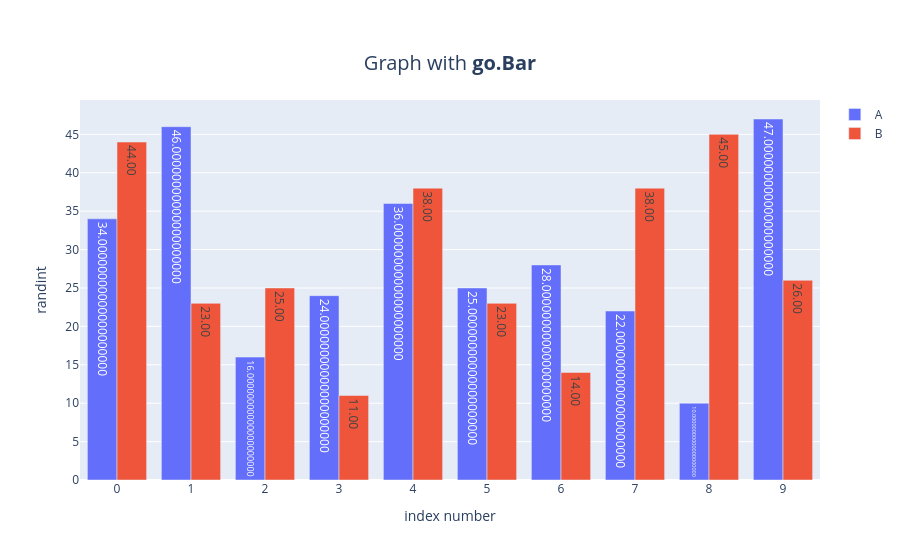

Here is the notebook cell this chart was saved with:
### Code cell
import pandas as pd
import numpy as np
import plotly.graph_objects as go

df= pd.DataFrame({
    "A": np.random.randint(10,50, size=10),  # 디폴트 값: 0-9 사이의 정수를 난수형태로 생성 #생성범위 설정 가능 #size: 갯수
    "B": np.random.randint(10,50, size=10),
})

fig = go.Figure()

fig.add_trace(
    go.Bar(
        x=df.index, y=df["A"], name="A", text=df["A"], textposition="auto", texttemplate="%{y:.32f}"  # 소숫점 2번째 자리까지만 표기
    )
)
fig.add_trace(
    go.Bar(
        x=df.index, y=df["B"], name="B", text=df["B"], textposition="auto",texttemplate="%{y:.2f}"
    )
)

fig .update_layout(
    {
        "title":{
            "text":"Graph with <b>go.Bar</b>",  #<b></b> : 볼드처리
            "x": 0.5, 
            "y": 0.9,
            "font": {
                "size":20
            }
        },
        "showlegend" : True,
        "xaxis": {
            "title": "index number",
            "showticklabels" :True,
            "dtick": 1
        },
        "yaxis" :{
            "title": "randint"
        },
        "autosize"  :True #반응형 그래프 : 화면에 따라 너비나 높이를 자동으로 줄이거나 늘림
    }    
)

fig.show()

### Figure 1 — Plotly figure (JSON) as saved in the notebook; plotly's stock layout.template omitted (floating-point values rounded to 4 significant figures)
{"data": [{"name": "A", "text": [34, 46, 16, 24, 36, 25, 28, 22, 10, 47], "textposition": "auto", "texttemplate": "%{y:.32f}", "type": "bar", "x": [0, 1, 2, 3, 4, 5, 6, 7, 8, 9], "y": [34, 46, 16, 24, 36, 25, 28, 22, 10, 47]}, {"name": "B", "text": [44, 23, 25, 11, 38, 23, 14, 38, 45, 26], "textposition": "auto", "texttemplate": "%{y:.2f}", "type": "bar", "x": [0, 1, 2, 3, 4, 5, 6, 7, 8, 9], "y": [44, 23, 25, 11, 38, 23, 14, 38, 45, 26]}], "layout": {"autosize": true, "showlegend": true, "title": {"font": {"size": 20}, "text": "Graph with <b>go.Bar</b>", "x": 0.5, "y": 0.9}, "xaxis": {"dtick": 1, "showticklabels": true, "title": {"text": "index number"}}, "yaxis": {"title": {"text": "randint"}}}}
